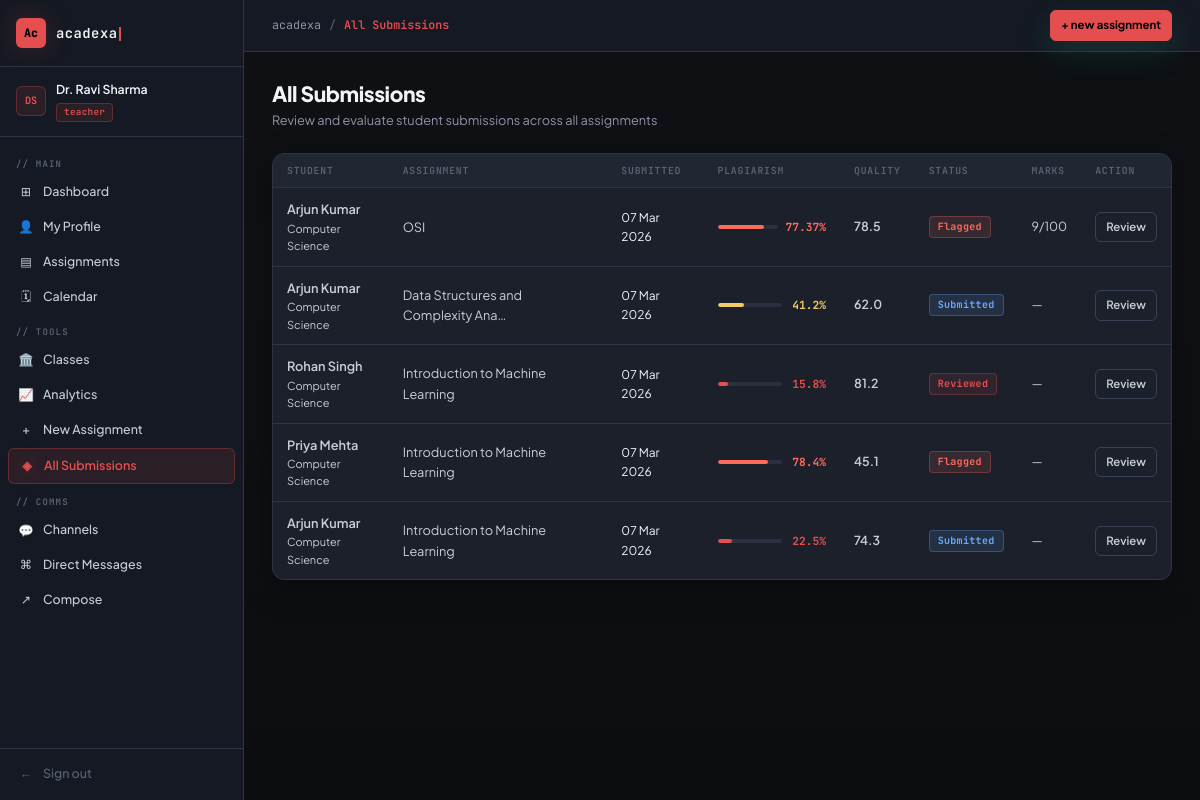
The page /assignments/submissions/ (signed in) on the database as committed earlier.
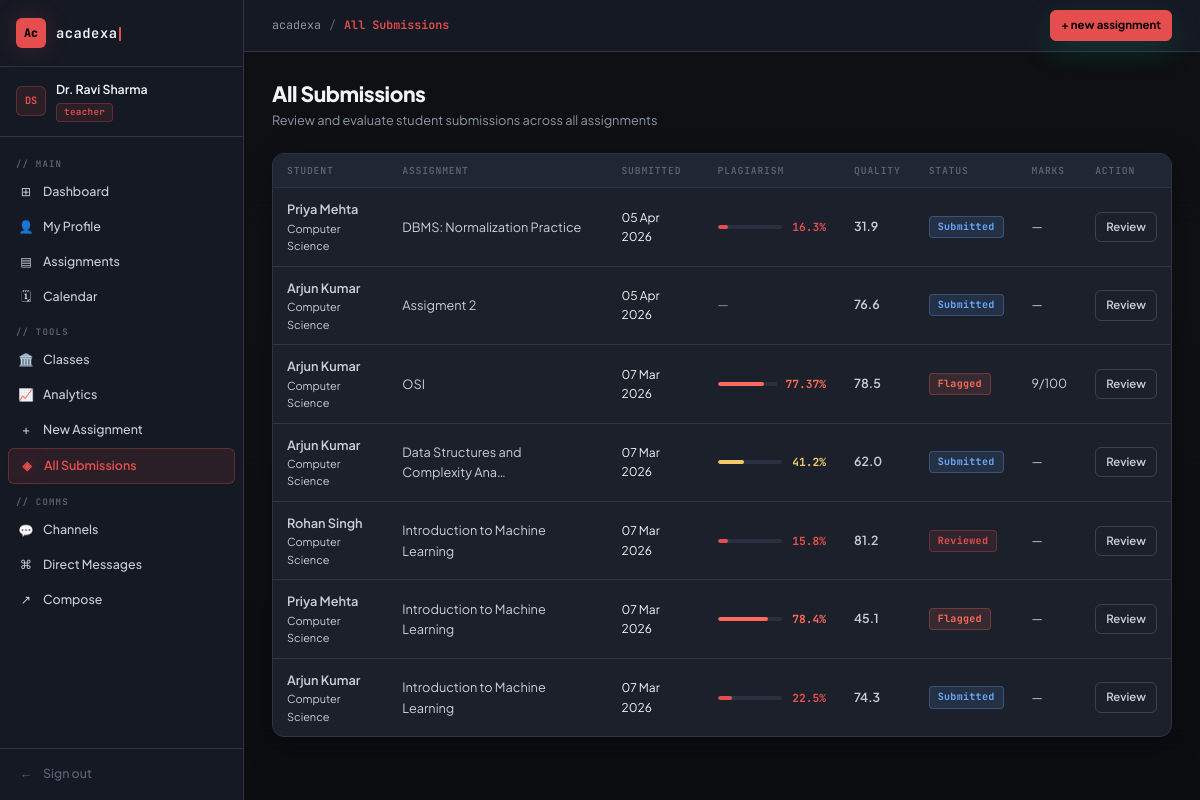
The same page on the database as committed later.
### apps/assignments/models.py (models this page shows, shortened)
class Submission(models.Model):
    STATUS_CHOICES = [
        ('submitted', 'Submitted'),
        ('reviewed', 'Reviewed'),
        ('flagged', 'Flagged'),
        ('approved', 'Approved'),
    ]
    assignment = models.ForeignKey(Assignment, on_delete=models.CASCADE, related_name='submissions')
    student = models.ForeignKey(
        settings.AUTH_USER_MODEL,
        on_delete=models.CASCADE,
        related_name='submissions'
    )
    file = models.FileField(upload_to='submissions/', blank=True, null=True)
    text_content = models.TextField(blank=True)
    extracted_text = models.TextField(blank=True)
    plagiarism_score = models.FloatField(null=True, blank=True)
    confidence_score = models.FloatField(null=True, blank=True)
    quality_score = models.FloatField(null=True, blank=True)
    ai_feedback = models.TextField(blank=True)
    generated_solution = models.TextField(blank=True)
    status = models.CharField(max_length=20, choices=STATUS_CHOICES, default='submitted')
    teacher_remarks = models.TextField(blank=True)
    marks_awarded = models.IntegerField(null=True, blank=True)
    submitted_at = models.DateTimeField(auto_now_add=True)
    reviewed_at = models.DateTimeField(null=True, blank=True)
    class Meta:
        ordering = ['-submitted_at']
        unique_together = ['assignment', 'student']
    def plagiarism_level(self):
        if self.plagiarism_score is None:
            return 'unknown'
        if self.plagiarism_score >= 70:
            return 'high'
        elif self.plagiarism_score >= 40:
            return 'medium'
        return 'low'

class Assignment(models.Model):
    teacher = models.ForeignKey(
        settings.AUTH_USER_MODEL,
        on_delete=models.CASCADE,
        related_name='assignments_created'
    )
    title = models.CharField(max_length=200)
    description = models.TextField()
    subject = models.CharField(max_length=100, blank=True)
    deadline = models.DateTimeField()
    max_marks = models.IntegerField(default=100)
    created_at = models.DateTimeField(auto_now_add=True)
    updated_at = models.DateTimeField(auto_now=True)
    class Meta:
        ordering = ['-created_at']

### apps/accounts/models.py (models this page shows, shortened)
class User(AbstractUser):
    ROLE_CHOICES = [
        ('student', 'Student'),
        ('teacher', 'Teacher'),
    ]
    role = models.CharField(max_length=10, choices=ROLE_CHOICES, default='student')
    department = models.CharField(max_length=100, blank=True)
    profile_pic = models.ImageField(upload_to='profiles/', blank=True, null=True)
    bio = models.TextField(blank=True)
    def is_teacher(self):
        return self.role == 'teacher'

### apps/assignments/views.py (the view)
# urls.py: path('submissions/', views.all_submissions, name='all_submissions'),
@login_required
def all_submissions(request):
    if not request.user.is_teacher():
        return redirect('dashboard')
    qs = Submission.objects.filter(
        assignment__teacher=request.user
    ).select_related('student', 'assignment')
    status_filter = request.GET.get('status')
    if status_filter:
        qs = qs.filter(status=status_filter)
    submissions = qs.order_by('-submitted_at')
    return render(request, 'assignments/all_submissions.html', {'submissions': submissions})

### templates/assignments/all_submissions.html (shortened to what this page needs)
{% extends 'base/base.html' %}
{% block page_title %}All Submissions{% endblock %}
{% block content %}
<div class="page-header">
  <div>
    <h1>All Submissions</h1>
    <p>Review and evaluate student submissions across all assignments</p>
  </div>
</div>
<div class="card">
  <div style="overflow-x:auto;">
    {% if submissions %}
    <table class="data-table">
      <thead>
        <tr>
          <th>Student</th>
          <th>Assignment</th>
          <th>Submitted</th>
          <th>Plagiarism</th>
          <th>Quality</th>
          <th>Status</th>
          <th>Marks</th>
          <th>Action</th>
        </tr>
      </thead>
      <tbody>
        {% for sub in submissions %}
        <tr>
          <td>
            <div style="font-weight:600; font-size:0.85rem;">{{ sub.student.get_full_name }}</div>
            <div style="font-size:0.73rem; color:var(--text-muted);">{{ sub.student.department }}</div>
          </td>
          <td style="font-size:0.85rem;">{{ sub.assignment.title|truncatechars:35 }}</td>
          <td style="font-size:0.8rem; color:var(--text-muted);">{{ sub.submitted_at|date:"d M Y" }}</td>
          <td>
            {% if sub.plagiarism_score is not None %}
            <div class="plag-meter">
              <div class="plag-bar-wrap" style="min-width:60px;">
                <div class="plag-bar {{ sub.plagiarism_level }}" style="width:{{ sub.plagiarism_score }}%"></div>
              </div>
              <span class="plag-pct {{ sub.plagiarism_level }}">{{ sub.plagiarism_score }}%</span>
            </div>
            {% else %}<span class="text-muted">—</span>{% endif %}
          </td>
          <td>
            {% if sub.quality_score %}
            <span style="font-weight:600; color:{% if sub.quality_score >= 70 %}var(--success){% elif sub.quality_score >= 40 %}var(--warning){% else %}var(--danger){% endif %};">{{ sub.quality_score }}</span>
            {% else %}—{% endif %}
          </td>
          <td><span class="badge badge-{{ sub.status }}">{{ sub.get_status_display }}</span></td>
          <td>
            {% if sub.marks_awarded is not None %}{{ sub.marks_awarded }}/{{ sub.assignment.max_marks }}{% else %}—{% endif %}
          </td>
          <td><a href="{% url 'submission_detail' sub.pk %}" class="btn btn-outline btn-sm">Review</a></td>
        </tr>
        {% endfor %}
      </tbody>
    </table>
    {% else %}
    <div style="text-align:center; padding:60px; color:var(--text-muted);">
      <div style="font-size:3rem; margin-bottom:16px;">📊</div>
      <h3 style="font-family:'Playfair Display',serif; color:var(--navy);">No Submissions Yet</h3>
      <p>Students haven't submitted anything yet.</p>
    </div>
    {% endif %}
  </div>
</div>
{% endblock %}

Rows that differ between the two databases and show on the page:
added Submission: student.get_full_name "Priya Mehta", student.department "Computer Science", assignment "DBMS: Normalization Practice", submitted_at "05 Apr 2026", plagiarism_score "16.3", quality_score "31.9", status "Submitted"
added Submission: student.get_full_name "Arjun Kumar", student.department "Computer Science", assignment "Assigment 2", submitted_at "05 Apr 2026", quality_score "76.6", status "Submitted"
